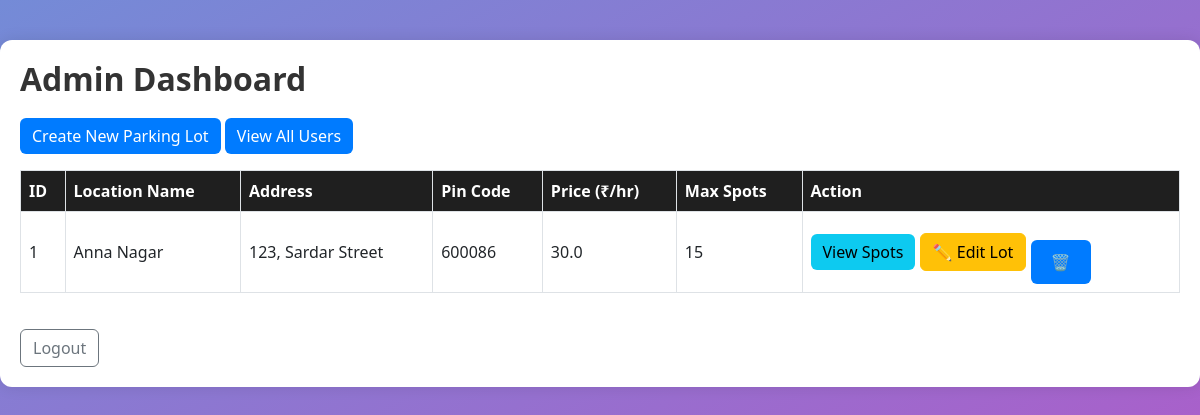
The app's page /admin/dashboard (signed in), older data.
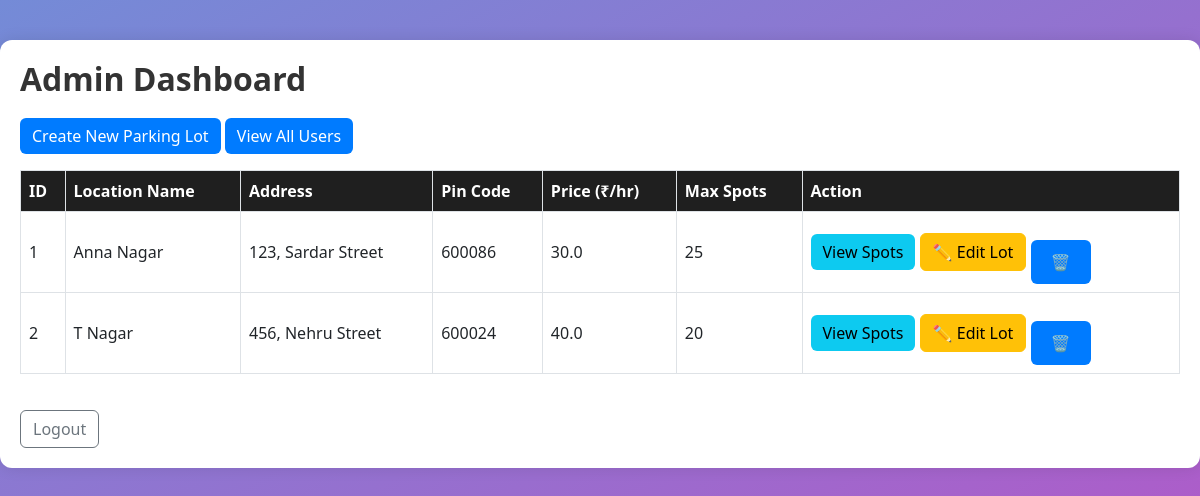
The same page, newer data.
### models/models.py (models this page shows)
class ParkingLot(db.Model):
    id = db.Column(db.Integer, primary_key=True)
    name = db.Column(db.String(100), nullable=False)
    address = db.Column(db.String(200), nullable=False)
    pin_code = db.Column(db.String(10), nullable=False)
    price = db.Column(db.Float, nullable=False)
    max_spots = db.Column(db.Integer, nullable=False)
    spots = db.relationship('ParkingSpot', backref='lot')

### app.py (the view)
@app.route('/admin/dashboard')
def admin_dashboard():
    if session.get('role') != 'admin':
        return redirect('/login')
    parking_lots = ParkingLot.query.all() #fetch all parking lots
    return render_template('admin_dashboard.html', parking_lots=parking_lots)

### templates/admin_dashboard.html (shortened to what this page needs)
{% set title = "Admin" %}
{% extends 'layout.html' %}
{% block content %}
<div class="container">
    <h2>Admin Dashboard</h2>
    <a href="{{ url_for('create_parking_lot') }}" class="btn btn-primary mb-3">Create New Parking Lot</a>
    <a href="{{ url_for('admin_view_users') }}" class="btn btn-primary mb-3">View All Users</a>
    <table class="table table-bordered">
        <thead>
            <tr>
                <th>ID</th>
                <th>Location Name</th>
                <th>Address</th>
                <th>Pin Code</th>
                <th>Price (₹/hr)</th>
                <th>Max Spots</th>
                <th>Action</th>
            </tr>
        </thead>
        <tbody>
            {% for lot in parking_lots %}
            <tr>
                <td>{{ lot.id }}</td>
                <td>{{ lot.name }}</td>
                <td>{{ lot.address }}</td>
                <td>{{ lot.pin_code }}</td>
                <td>{{ lot.price }}</td>
                <td>{{ lot.max_spots }}</td>
                <td>
                    <a href="{{ url_for('view_spots', lot_id=lot.id) }}" class="btn btn-info">View Spots</a>
                    <a href="{{ url_for('edit_lot', lot_id=lot.id) }}" class="btn btn-warning">✏️ Edit Lot</a>
                    <form method="POST" action="{{ url_for('delete_lot', lot_id=lot.id) }}" style="display:inline;">
                        <button type="submit" class="btn btn-danger" onclick="return confirm('Do you want to delete permanently?')">🗑️</button>
                    </form>
                </td>
            </tr>
            {% endfor %}
        </tbody>
    </table>
    <form action="{{ url_for('logout') }}" method="post">
        <button class="btn btn-outline-secondary logout-btn">Logout</button>
    </form>
</div>
{% endblock %}

Row changes from the older to the newer data that the page shows:
changed ParkingLot "Anna Nagar": max_spots "15" → "25"
added ParkingLot: id "2", name "T Nagar", address "456, Nehru Street", pin_code "600024", price "40.0", max_spots "20"
